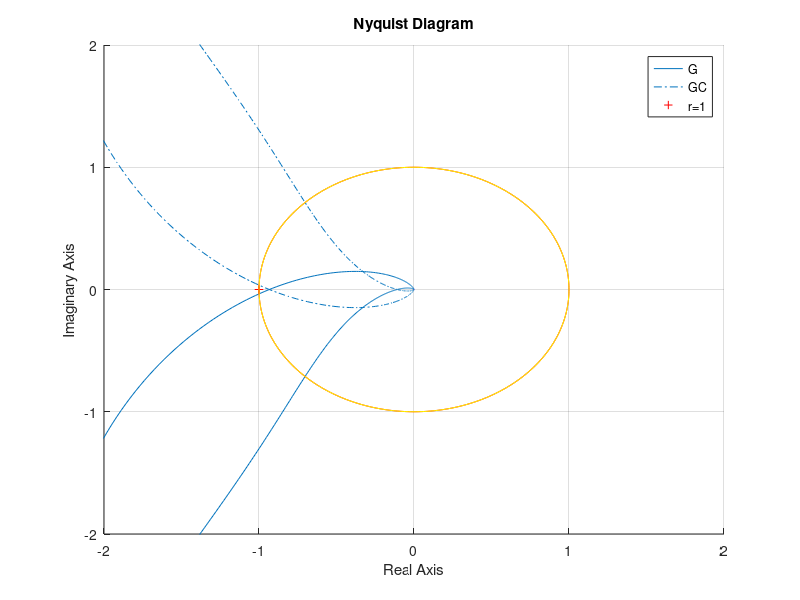

This chart was generated by the following MATLAB code:
%point of touch Re=-0.45 & Im=-0.893

QA=2.04;
QB=45;
w=3.23;


%finding kp & Ti & Tp for PID controler
kp=cosd(QB-QA);
Td=(tand(QB-QA)/(2*w))+((sqrt(((tand(QB-QA)/w)^2)+(1/(w^2))))/2);
Ti=4*Td;
%kp=0.7318
%Td=0.3515
%Ti=1.4061

%with this kp we cant achieve phase margin=45 deg so by kp=0.54704 we can
kp=0.54704;
s=tf('s');
g=63/((s+0.5)*(s+2)*(s+4));
c=kp+(kp/(Ti*s))+((kp*Td*s)/(((Td/10)*s)+1));
cg=c*g;
hold on
nyquist(g)
nyquist(cg)

r=1;
for j=0:360
    x(j+1)=r*cos((pi/180)*j);
    y(j+1)=r*sin((pi/180)*j);
end

hold on
axis([-2 2 -2 2])
plot(x,y,'r')
plot(x,y,'y');
legend('G','GC','r=1')
[GMg_1,PMg,~,~]=margin(g);
GMg=20*log10(GMg_1);
%PMg=2.04 deg
%GMg=0.6 dB
[GMcg_1,PMcg,~,~]=margin(c*g);
GMcg=20*log10(GMcg_1);
%PMcg=45 deg
%GMcg=19.39 dB




% t = out.p(:, 1); 
% y = out.p(:, 2); 
% 
% plot(t, y, '-b', 'LineWidth', 1.5); 
% hold on;
% 
% 
% horizontal_lines = [1.02, 0.98, 0.1, 0.9]; 
% colors = ['r', 'g', 'm', 'k']; 
% 
% % finding and showing points
% for i = 1:length(horizontal_lines)
%     line_value = horizontal_lines(i); 
%     %finding points
%     idx = find((y(1:end-1) - line_value) .* (y(2:end) - line_value) <= 0); 
%     
%     % calculating touching points
%     t_intersect = t(idx) + (t(idx+1) - t(idx)) .* ...
%                   (line_value - y(idx)) ./ (y(idx+1) - y(idx));
%     y_intersect = line_value * ones(size(t_intersect)); % value of output in touching points
%     %drawing lines
%     plot(t, line_value * ones(size(t)), '--', 'Color', colors(i), 'LineWidth', 1.2);
%     
%     % showing touching points
%     plot(t_intersect, y_intersect, 'o', 'MarkerSize', 8, ...
%          'MarkerFaceColor', colors(i), 'MarkerEdgeColor', 'k');
% end
% 
% xlabel('Time (s)');
% ylabel('Output');
% title('Curve and Intersection Points with Horizontal Lines');
% legend_entries = [{'Original Curve'}, ...
%                   arrayfun(@(x) sprintf('Line = %.2f', x), horizontal_lines, 'UniformOutput', false)];
% legend(legend_entries{:});
% grid on;
% hold off;
% %calculating IAE
% error=1-y;
% absIntegralError = trapz(t, abs(error));
% %Tr=0.4
% %Ts%2=2.99
% %overshoot%=54%
% %d=0.04
% %IAE=0.9259


